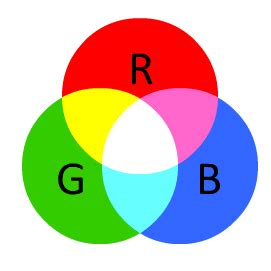
#> input picture P_PYTHON/IMAGE-PROCESSING/test-images/rgb.jpg, 271 x 271 px
$ jupyter execute --allow-errors likki.ipynb
#> lines starting #> are read from the running program, lines starting #| are printed output that depends on the picture
[cell 1]
import cv2
import numpy as np
import matplotlib.pyplot as plt
import os

[cell 2]
img1=cv2.imread("D:\Documents\images\m.png",cv2.IMREAD_GRAYSCALE)
img2=cv2.imread("D:\Documents\images\shanks.png",cv2.IMREAD_GRAYSCALE)
cv2.imshow("img1",img1)
cv2.imshow("img2",img2)
cv2.waitKey()

[cell 3]
directory = r'D:/images/'
try:
    os.mkdir(directory)
except Exception as e:
    print(e)

image = cv2.imread('D:\Documents\images\m.png')
cv2.imshow("Actual_Image",image)
#> (the rest of this cell did not finish here and is left out)

[cell 4]
image = cv2.imread('../test-images/rgb.jpg')
#> image is the input picture: shape (271, 271, 3); mean B, G, R 179.3, 191.9, 197.2
cv2.imshow('Original Image', image)
R,G,B=cv2.split(image)
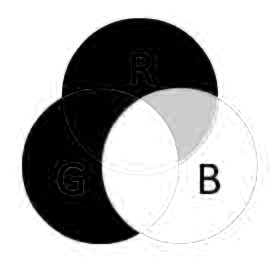
#> R: shape (271, 271); min 0, max 255, mean 179.3
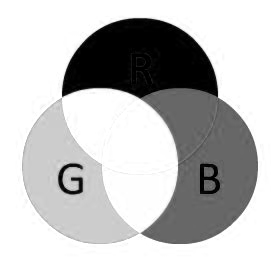
#> G: shape (271, 271); min 0, max 255, mean 191.9
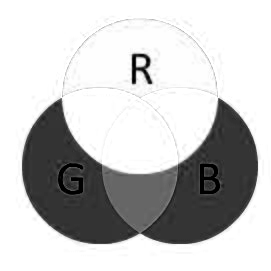
#> B: shape (271, 271); min 0, max 255, mean 197.2
cv2.imshow("Red",R)
cv2.imshow("Green",G)
cv2.imshow("Blue",B)
cv2.waitKey()
